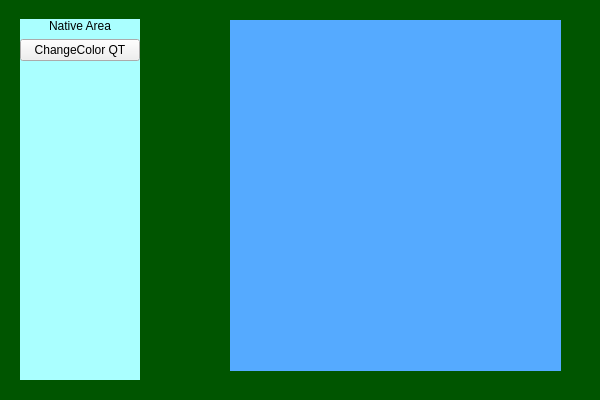
<?xml version="1.0" encoding="UTF-8"?>
<ui version="4.0">
 <class>QCefViewTestClass</class>
 <widget class="QMainWindow" name="QCefViewTestClass">
  <property name="geometry">
   <rect>
    <x>0</x>
    <y>0</y>
    <width>600</width>
    <height>400</height>
   </rect>
  </property>
  <property name="windowTitle">
   <string>QCefViewTest</string>
  </property>
  <widget class="QWidget" name="centralWidget">
   <property name="styleSheet">
    <string notr="true">#centralWidget {
background-color: rgb(0, 85, 0);
}</string>
   </property>
   <widget class="QWidget" name="nativeContainer" native="true">
    <property name="geometry">
     <rect>
      <x>20</x>
      <y>19</y>
      <width>120</width>
      <height>361</height>
     </rect>
    </property>
    <property name="sizePolicy">
     <sizepolicy hsizetype="Fixed" vsizetype="Preferred">
      <horstretch>0</horstretch>
      <verstretch>0</verstretch>
     </sizepolicy>
    </property>
    <property name="minimumSize">
     <size>
      <width>120</width>
      <height>0</height>
     </size>
    </property>
    <property name="maximumSize">
     <size>
      <width>120</width>
      <height>16777215</height>
     </size>
    </property>
    <property name="styleSheet">
     <string notr="true">#nativeContainer {
	background-color: rgb(170, 255, 255);
}</string>
    </property>
    <layout class="QVBoxLayout" name="verticalLayout_nativeContainer">
     <property name="spacing">
      <number>6</number>
     </property>
     <property name="leftMargin">
      <number>0</number>
     </property>
     <property name="topMargin">
      <number>0</number>
     </property>
     <property name="rightMargin">
      <number>0</number>
     </property>
     <property name="bottomMargin">
      <number>0</number>
     </property>
     <item>
      <widget class="QLabel" name="label">
       <property name="styleSheet">
        <string notr="true">#label{
	font: 12pt &quot;MS Shell Dlg 2&quot;;
}</string>
       </property>
       <property name="text">
        <string>Native Area</string>
       </property>
       <property name="alignment">
        <set>Qt::AlignCenter</set>
       </property>
      </widget>
     </item>
     <item>
      <widget class="QPushButton" name="btn_changeColor">
       <property name="text">
        <string>ChangeColor QT</string>
       </property>
      </widget>
     </item>
     <item>
      <spacer name="verticalSpacer">
       <property name="orientation">
        <enum>Qt::Vertical</enum>
       </property>
       <property name="sizeHint" stdset="0">
        <size>
         <width>20</width>
         <height>40</height>
        </size>
       </property>
      </spacer>
     </item>
    </layout>
   </widget>
   <widget class="QWidget" name="cefContainer" native="true">
    <property name="geometry">
     <rect>
      <x>230</x>
      <y>20</y>
      <width>331</width>
      <height>351</height>
     </rect>
    </property>
    <property name="styleSheet">
     <string notr="true">#cefContainer {
background-color: rgb(85, 170, 255);
}</string>
    </property>
    <layout class="QVBoxLayout" name="verticalLayout_cefContainer">
     <property name="spacing">
      <number>0</number>
     </property>
     <property name="leftMargin">
      <number>0</number>
     </property>
     <property name="topMargin">
      <number>0</number>
     </property>
     <property name="rightMargin">
      <number>0</number>
     </property>
     <property name="bottomMargin">
      <number>0</number>
     </property>
    </layout>
   </widget>
  </widget>
 </widget>
 <layoutdefault spacing="6" margin="11"/>
 <resources>
  <include location="qcefviewtest.qrc"/>
 </resources>
 <connections/>
</ui>
